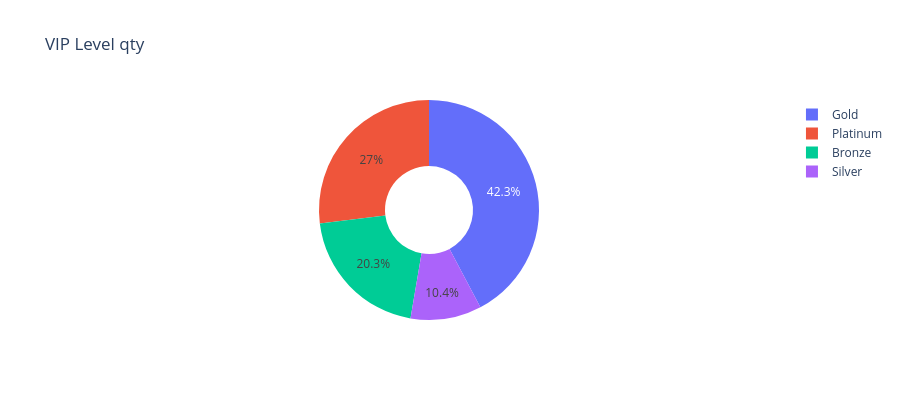

Here is the notebook cell this chart was saved with:
### Code cell
def green_plotly_pie():
    """
    用 Plotly Express 畫出 VIP 等級 (vip_level) 的訂單數佔比圓餅圖
    資料來源：orders_enriched.csv
    回傳 plotly Figure 物件
    提示：px.pie()
    """
    # TODO: 你的程式碼
vip_qty = df.groupby('vip_level', as_index=False)['qty'].sum()
fig = px.pie(vip_qty, names='vip_level', values='qty',
             title='VIP Level qty', hole=0.4)  # hole=0.4 變成 donut
fig.update_layout(height=400)
fig.show()

### Figure 1 — Plotly figure (JSON) as saved in the notebook; plotly's stock layout.template omitted (floating-point values rounded to 4 significant figures)
{"data": [{"domain": {"x": [0, 1], "y": [0, 1]}, "hole": 0.4, "hovertemplate": "vip_level=%{label}<br>qty=%{value}<extra></extra>", "labels": ["Bronze", "Gold", "Platinum", "Silver"], "legendgroup": "", "name": "", "showlegend": true, "type": "pie", "values": [117.0, 243.0, 155.0, 60.0]}], "layout": {"height": 400, "legend": {"tracegroupgap": 0}, "title": {"text": "VIP Level qty"}}}
